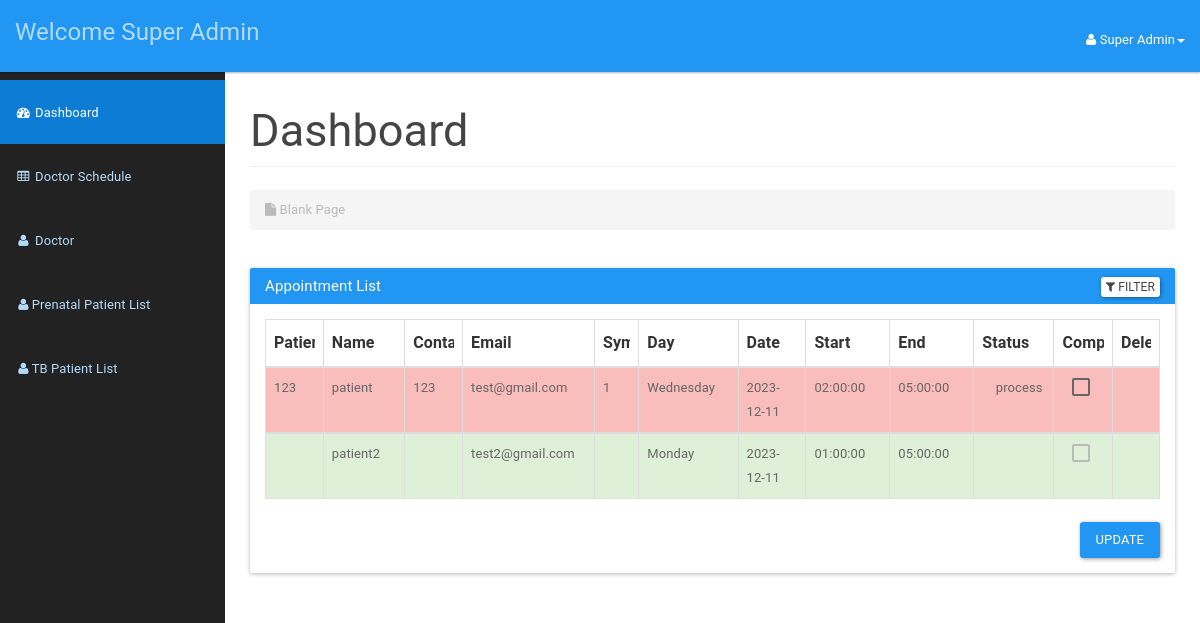
/doctor/doctordashboard.php (signed in), run on an earlier commit of the app's database.
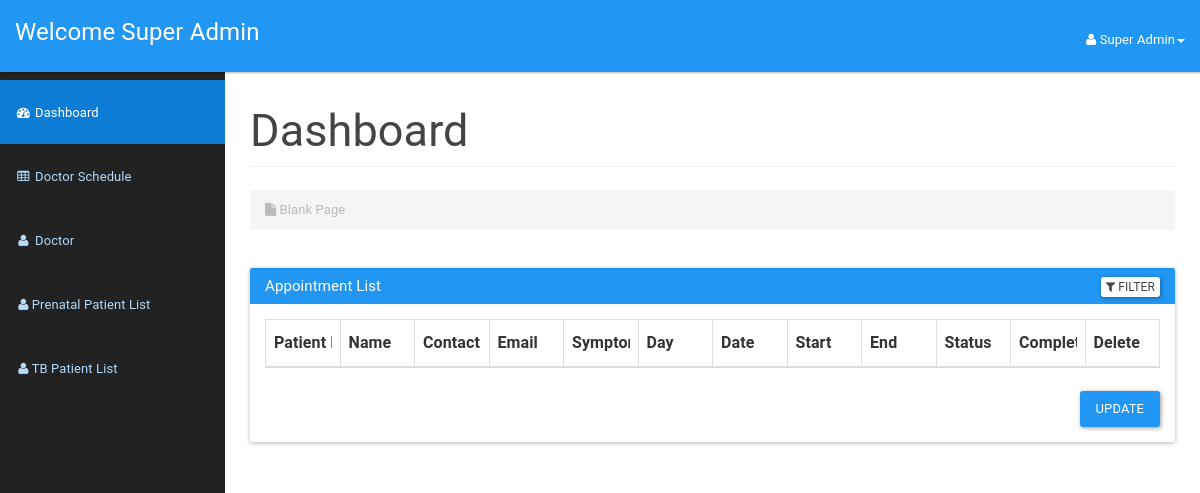
And on a later commit of the database.
### tables this page shows
CREATE TABLE `doctor` (
  `icDoctor` bigint(12) NOT NULL,
  `password` varchar(20) NOT NULL,
  `doctorId` int(3) NOT NULL,
  `doctorFirstName` varchar(50) NOT NULL,
  `doctorLastName` varchar(50) NOT NULL,
  `doctorAddress` varchar(100) NOT NULL,
  `doctorPhone` varchar(15) NOT NULL,
  `doctorEmail` varchar(20) NOT NULL,
  `doctorDOB` date NOT NULL,
  `doctorRole` varchar(255) DEFAULT NULL
);

CREATE TABLE `appointment` (
  `appId` int(3) NOT NULL,
  `philhealthId` bigint(12) NOT NULL,
  `scheduleId` int(10) NOT NULL,
  `appSymptom` varchar(100) NOT NULL,
  `appComment` varchar(100) NOT NULL,
  `status` varchar(10) NOT NULL DEFAULT 'process',
  `pregnancyWeek` varchar(255) DEFAULT NULL,
  `weight` varchar(255) DEFAULT NULL,
  `bloodPressure` varchar(20) DEFAULT NULL
);

CREATE TABLE `patient` (
  `philhealthId` bigint(12) NOT NULL,
  `password` varchar(20) NOT NULL,
  `patientFirstName` varchar(20) NOT NULL,
  `patientLastName` varchar(20) NOT NULL,
  `patientMaritialStatus` varchar(10) NOT NULL,
  `patientDOB` date NOT NULL,
  `patientGender` varchar(10) NOT NULL,
  `patientAddress` varchar(100) NOT NULL,
  `patientPhone` varchar(15) NOT NULL,
  `patientEmail` varchar(100) NOT NULL,
  `appointmentType` enum('tb','prenatal') NOT NULL DEFAULT 'tb'
);

CREATE TABLE `doctorschedule` (
  `scheduleId` int(11) NOT NULL,
  `scheduleDate` date NOT NULL,
  `scheduleDay` varchar(15) NOT NULL,
  `startTime` time NOT NULL,
  `endTime` time NOT NULL,
  `bookAvail` varchar(10) NOT NULL,
  `doctorId` int(11) DEFAULT NULL
);

CREATE TABLE `tbappointment` (
  `appId` int(11) NOT NULL,
  `philhealthId` bigint(20) NOT NULL,
  `scheduleId` int(11) NOT NULL,
  `appSymptom` text NOT NULL,
  `currentMedications` varchar(255) DEFAULT NULL,
  `symptomDuration` varchar(50) DEFAULT NULL,
  `allergies` varchar(255) DEFAULT NULL,
  `status` varchar(50) DEFAULT 'process',
  `additionalInfo` text DEFAULT NULL,
  `createdAt` timestamp NOT NULL DEFAULT current_timestamp()
);

### doctor/doctordashboard.php (the view, shortened to what this page needs)
<?php
include_once '../assets/conn/dbconnect.php';
$usersession = $_SESSION['doctorSession'];
$res = mysqli_query($con, "SELECT * FROM doctor WHERE doctorId=" . $usersession);
$userRow = mysqli_fetch_array($res, MYSQLI_ASSOC);
?>
<!DOCTYPE html>
<html lang="en">
<head>
    <link href="assets/css/material.css" rel="stylesheet">
    <link href="assets/css/sb-admin.css" rel="stylesheet">
    <link href="assets/css/style.css" rel="stylesheet">
    <link href="assets/font-awesome/css/font-awesome.css" rel="stylesheet">
</head>
<body>
    <div id="wrapper">
        <nav class="navbar navbar-inverse navbar-fixed-top" role="navigation">
            <div class="navbar-header">
                <a class="navbar-brand" href="doctordashboard.php">
                    <?php
                    if ($userRow['doctorRole'] == 'superAdmin') {
                        echo "Welcome " . $userRow['doctorFirstName'] . " " . $userRow['doctorLastName'];
                    } else {
                        echo "Welcome Dr " . $userRow['doctorFirstName'] . " " . $userRow['doctorLastName'];
                    }
                    ?>
                </a>
            </div>
            <ul class="nav navbar-right top-nav">
                <li class="dropdown">
                    <a href="#" class="dropdown-toggle" data-toggle="dropdown"><i class="fa fa-user"></i>
                        <?php echo $userRow['doctorFirstName']; ?>
                        <?php echo $userRow['doctorLastName']; ?><b class="caret"></b>
                    </a>
                </li>
            </ul>
            <div class="collapse navbar-collapse navbar-ex1-collapse">
                <ul class="nav navbar-nav side-nav">
                    <li class="active">
                        <a href=" doctordashboard.php"><i class="fa fa-fw fa-dashboard"></i> Dashboard</a>
                    </li>
                    <?php
                    if ($userRow['doctorRole'] == 'superAdmin') {
                    ?>
                        <li>
                            <a href="addschedule.php"><i class="fa fa-fw fa-table"></i> Doctor Schedule</a>
                        </li>
                        <li>
                            <a href="doctor.php"><i class="fa fa-fw fa-user"></i> Doctor</a>
                        </li>
                        <li>
                            <a href="patientlist.php"><i class="fa fa-fw fa-user"></i>Prenatal Patient List</a>
                        </li>
                        <li>
                            <a href="tbpatientlist.php"><i class="fa fa-fw fa-user"></i>TB Patient List</a>
                        </li>
                    <?php
                    }
                    ?>
                </ul>
            </div>
        </nav>
        <div id="page-wrapper">
            <div class="container-fluid">
                <div class="row">
                    <div class="col-lg-12">
                        <h2 class="page-header">
                            Dashboard
                        </h2>
                        <ol class="breadcrumb">
                            <li class="active">
                                <i class="fa fa-file"></i> Blank Page
                            </li>
                        </ol>
                    </div>
                </div>
                <div class="panel panel-primary filterable">
                    <div class="panel-heading">
                        <h3 class="panel-title">Appointment List</h3>
                        <div class="pull-right">
                            <button class="btn btn-default btn-xs btn-filter"><span class="fa fa-filter"></span>
                                Filter</button>
                        </div>
                    </div>
                    <div class="panel-body">
                        <table class="table table-hover table-bordered">
                            <thead>
                                <tr class="filters">
                                    <th><input type="text" class="form-control" placeholder="Patient ID" disabled></th>
                                    <th><input type="text" class="form-control" placeholder="Name" disabled></th>
                                    <th><input type="text" class="form-control" placeholder="Contact No." disabled></th>
                                    <th><input type="text" class="form-control" placeholder="Email" disabled></th>
                                    <th><input type="text" class="form-control" placeholder="Symptoms" disabled></th>
                                    <th><input type="text" class="form-control" placeholder="Day" disabled></th>
                                    <th><input type="text" class="form-control" placeholder="Date" disabled></th>
                                    <th><input type="text" class="form-control" placeholder="Start" disabled></th>
                                    <th><input type="text" class="form-control" placeholder="End" disabled></th>
                                    <th><input type="text" class="form-control" placeholder="Status" disabled></th>
                                    <th><input type="text" class="form-control" placeholder="Complete" disabled></th>
                                    <th><input type="text" class="form-control" placeholder="Delete" disabled></th>
                                </tr>
                            </thead>
                            <?php
                            $doctorRole = $userRow['doctorRole'];
                            if ($doctorRole == 'superAdmin') {
                                $sqlQuery = "SELECT
    a.*,
    b.*,
    c.philhealthId AS tbPhilhealthId,
    c.status AS tbStatus,
    d.scheduleDay,
    d.scheduleDate,
    d.startTime,
    d.endTime
FROM patient a
LEFT JOIN appointment b ON a.philhealthId = b.philhealthId
LEFT JOIN tbappointment c ON a.philhealthId = c.philhealthId
LEFT JOIN doctorschedule d ON COALESCE(b.scheduleId, c.scheduleId) = d.scheduleId
WHERE (b.appId IS NOT NULL OR c.appId IS NOT NULL)
ORDER BY COALESCE(b.appId, c.appId) DESC";
                            } else if ($doctorRole == 'Pulmonologist') {
                                $sqlQuery = "SELECT a.*, b.*, c.*
                                FROM patient a
                                JOIN tbappointment b ON a.philhealthId = b.philhealthId
                                JOIN doctorschedule c ON b.scheduleId = c.scheduleId
                                WHERE a.appointmentType = 'tb'
                                ORDER BY appId DESC";
                            }
                            $res = mysqli_query($con, $sqlQuery);
                            while ($appointment = mysqli_fetch_array($res)) {
                                if ($appointment['status'] == 'process') {
                                    $status = "danger";
                                    $icon = 'remove';
                                    $checked = '';
                                } else {
                                    $status = "success";
                                    $icon = 'ok';
                                    $checked = 'disabled';
                                }
                                echo "<tbody>";
                                echo "<tr class='$status'>";
                                echo "<td>" . $appointment['philhealthId'] . "</td>";
                                echo "<td>" . $appointment['patientLastName'] . "</td>";
                                echo "<td>" . $appointment['patientPhone'] . "</td>";
                                echo "<td>" . $appointment['patientEmail'] . "</td>";
                                echo "<td>" . $appointment['appSymptom'] . "</td>";
                                echo "<td>" . $appointment['scheduleDay'] . "</td>";
                                echo "<td>" . $appointment['scheduleDate'] . "</td>";
                                echo "<td>" . $appointment['startTime'] . "</td>";
                                echo "<td>" . $appointment['endTime'] . "</td>";
                                echo "<td><span class='glyphicon glyphicon-" . $icon . "' aria-hidden='true'></span>" . ' ' . "" . $appointment['status'] . "</td>";
                                echo "<form method='POST'>";
                                echo "<td class='text-center'><input type='checkbox' name='enable' id='enable' value='" . $appointment['appId'] . "' onclick='chkit(" . $appointment['appId'] . ",this.checked);' " . $checked . "></td>";
                                echo "<td class='text-center'><a href='#' id='" . $appointment['appId'] . "' class='delete'><span class='glyphicon glyphicon-trash' aria-hidden='true'></span></a>
                                </td>";
                            }
                            echo "</tr>";
                            echo "</tbody>";
                            echo "</table>";
                            echo "<div class='panel panel-default'>";
                            echo "<div class='col-md-offset-3 pull-right'>";
                            echo "<button class='btn btn-primary' type='submit' value='Submit' name='submit'>Update</button>";
                            echo "</div>";
                            echo "</div>";
                            ?>
                    </div>
                </div>
            </div>
        </div>
    </div>
</body>
</html>

### doctor/assets/css/sb-admin.css (style rules this page uses)
body { margin-top: 100px; background-color: #222; }
@media (min-width:768px) { body { margin-top: 50px; } }
#wrapper { padding-left: 0; }
#page-wrapper { min-height: 900px !important; width: 100%; padding: 0; background-color: #fff; }
@media (min-width:768px) { #wrapper { padding-left: 225px; } }
@media (min-width:768px) { #page-wrapper { padding: 10px; } }
.top-nav { padding: 0 15px; }
.top-nav>li { display: inline-block; float: left; }
.top-nav>li>a { padding-top: 17px; padding-bottom: 10px; line-height: 45px; color: white; }
@media (min-width:768px) { .side-nav { position: fixed; top: 80px; left: 225px; width: 225px; margin-left: -225px; border: none; border-radius: 0; overflow-y: auto; background-color: #222; bottom: 0; overflow-x: hidden; padding-bottom: 40px; } }
@media (min-width:768px) { .side-nav>li>a { width: 225px; } }

### doctor/assets/css/style.css (style rules this page uses)
.filterable { margin-top: 15px; }
.filterable .panel-heading .pull-right { margin-top: -20px; }
.filterable .filters input[disabled] { background-color: transparent; border: none; cursor: auto; box-shadow: none; padding: 0; height: auto; }

What changed in the data, as far as the page shows it:
removed appointment: philhealthId "123", philhealthId.patientLastName "patient", philhealthId.patientPhone "123", philhealthId.patientEmail "test@gmail.com", appSymptom "1", scheduleId.scheduleDay "Wednesday", scheduleId.scheduleDate "2023-12-11", scheduleId.startTime "02:00:00", scheduleId.endTime "05:00:00", status "process"
removed tbappointment: philhealthId.patientLastName "patient2", philhealthId.patientEmail "test2@gmail.com", scheduleId.scheduleDay "Monday", scheduleId.scheduleDate "2023-12-11", scheduleId.startTime "01:00:00", scheduleId.endTime "05:00:00"
